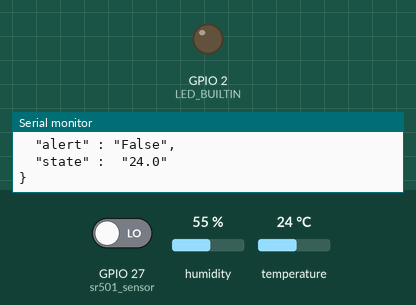
The sketch below on a simulated ESP32-C3. Parts: output pins drawn as LEDs (lit = HIGH), the last lines printed to the serial monitor. Inputs (shaded band) come from the test bench; at power-on: GPIO 27 (sr501_sensor) LOW, humidity 55 %, temperature 24 °C. WiFi joins after 1.5 s; servers stay silent unless stated; uploads are accepted with an empty reply.

Above: at 10.4 s.
10.5 s: GPIO 27 (sr501_sensor) driven HIGH
At 11.1 s:
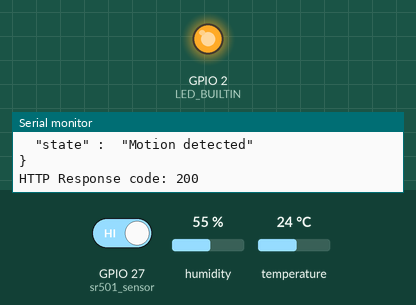
12.1 s: GPIO 27 (sr501_sensor) driven LOW
At 14.0 s:
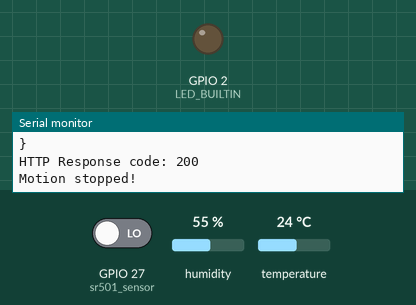
Timing chart, 0 to 15.5 s (numbered marks = the images above; inputs shaded):
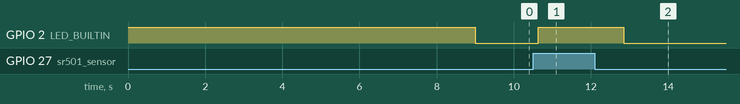

The sketch:

generic-firmware.ino
```cpp
//#define DS18B20_SENSOR         /* Defines if should build code for the DS18B20 temperature sensor */
#define DHT_SENSOR             /* Defines if should build code for the DHT type temperature & humidity sensors */
#define SR501_SENSOR           /* Defines if should build code for the SR501 movement sensor */

//#define WEB_SERVER             /* Defines if the code should build a web server, comment it out if not needed*/
#define HTTP_ENDPOINT_REGISTER /* Defines if should build code to register an HTTP endpoint. See function RegisterEndpoint */
#define HTTP_REPORTING_API     /* Defines if reporting API should be built. This doesn't cause anything but a bigger firmware */

#define SR501_SENSOR_ONLY_MOVEMENT /* Comment this if not only want movement reporting, but also when movement has stopped for the SR501 sensor */


/* TODO: I should fix this by instead of doing all this bunch of ifdefs within one file split into multiples */
/* Bah! Let's do that later */
#define JSON 1  /* See function SendJSON */
#define HTML 2  /* See function SendHTML */

#define WEB_RESPONSE JSON     /* Defines if the WEB_SERVER response should be either HTML or JSON */

#include <WiFi.h>

#ifdef WEB_SERVER
#include <WebServer.h>
#endif

#if defined(HTTP_ENDPOINT_REGISTER) || defined(HTTP_REPORTING_API)
#include <HTTPClient.h>
#endif

#ifdef DS18B20
#include <OneWire.h>
#include <DallasTemperature.h>
#endif

#ifdef DHT_SENSOR
#include "DHTesp.h"
#endif
/* ESP32 nodemcu with 38 pins has LED_BUILTIN in 2, while ESP32 C3 Supermicro has it in 8 */
#define LED_BUILTIN 2

/* Update the below */
const char *ssid = "";          /* Wifi Access Point ESSID */
const char *password = "";      /* Wifi Access Point ESSID WPA2 password */
const char *hostname = "";      /* How you want the ESP32 to register as */
const char *location = "";      /* Where is this device physically located. You can just put esp32 if you want here */
const char *servername = "";    /* When using HTTP_ENDPOINT_REGISTER or HTTP_REPORTING_API this is required, as it's the API/server endpoint hostname/ip */
const char *serverport = "80";  /* When using HTTP_ENDPOINT_REGISTER or HTTP_REPORTING_API this is required, as it's the API/server endpoint listening port*/

#ifdef WEB_SERVER
#define ROOT_CONNECT_HANDLER handle_OnConnect
#define NOT_FOUND_HANDLER handle_NotFound
#endif

#define DEBUG

#ifdef DEBUG
	#define DEBUG_PRINT(x) Serial.print(x)
	#define DEBUG_PRINTLN(x) Serial.println(x)
#else
	#define DEBUG_PRINT(x)
	#define DEBUG_PRINTLN(x)
#endif

#ifdef WEB_SERVER
WebServer server(80);
#endif

#ifdef SR501_SENSOR
const int sr501_sensor = 27; // GPIO where the SR501 data is connected to
int sr501_state = LOW;
#endif

#ifdef DS18B20_SENSOR
const int oneWireBus = 4;  // GPIO where the DS18B20 is connected to

// Setup a oneWire instance to communicate with any OneWire devices
OneWire oneWire(oneWireBus);

// Pass our oneWire reference to Dallas Temperature sensor
DallasTemperature DS18B20_sensors(&oneWire);
#endif

#ifdef DHT_SENSOR
#define DHTTYPE (DHTesp::DHT11)  // DHT 11
/*
#define DHTTYPE DHTesp::DHT21    // DHT 21 (AM2301)
#define DHTTYPE DHTesp::DHT22    // DHT 22 (AM2302), AM2321
*/
uint8_t pinDHT = 26;  // GPIO where the DHT data is connected to

DHTesp dht;
#endif

#ifdef HTTP_ENDPOINT_REGISTER
void RegisterEndpoint(String ip)
{
	HTTPClient httpc;
	DEBUG_PRINTLN("Registering " + String(hostname) + " as " + ip);
	String serverPath = "http://" + String(servername) + ":" + String(serverport) + "/api/register";
	uint8_t json_data[128];
	sprintf((char *)json_data, "{\n  \"addr\": \"%s\",\n  \"name\":  \"%s\",\n  \"source\": \"%s\"\n}", ip.c_str(), hostname, location);
	DEBUG_PRINTLN("Sending registration data to server:\n" + String((char*)json_data));
	httpc.begin(serverPath.c_str());
	httpc.addHeader("Content-Type", "application/json");
	int httpResponseCode = httpc.POST(json_data, strlen((char *)json_data));
	if (httpResponseCode > 0) {
		DEBUG_PRINTLN("HTTP Response code: " + String(httpResponseCode));
	}
	else {
		DEBUG_PRINTLN("Error code: " + String(httpResponseCode));
	}
}

String IpAddressToString(const IPAddress &ipAddress) {
	return String(ipAddress[0]) + "." + String(ipAddress[1]) + "." + String(ipAddress[2]) + "." + String(ipAddress[3]);
}
#endif

void ConnectWifi(void)
{
	int tryDelay = 1000;
	int numberOfTries = 20;

	pinMode(LED_BUILTIN, OUTPUT);
	digitalWrite(LED_BUILTIN, HIGH);

	delay(1000);
	WiFi.disconnect(true);

restart:
	delay(1000);

	DEBUG_PRINTLN("Connecting to WiFi: " + String(ssid) + "...");
	delay(5000);

	WiFi.setHostname(hostname);
	WiFi.begin(ssid, password);

	delay(2000);

	while (true) {

		switch (WiFi.status()) {
			case WL_NO_SSID_AVAIL:
				DEBUG_PRINTLN("[WiFi] SSID not found");
				break;
			case WL_CONNECT_FAILED:
				Serial.print("[WiFi] Failed - WiFi not connected! Reason: ");
				break;
			case WL_CONNECTION_LOST:
				DEBUG_PRINTLN("[WiFi] Connection was lost");
				break;
			case WL_SCAN_COMPLETED:
				DEBUG_PRINTLN("[WiFi] Scan is completed");
				break;
			case WL_DISCONNECTED:
				DEBUG_PRINTLN("[WiFi] WiFi is disconnected");
				delay(2000);
				break;
			case WL_CONNECTED:
				digitalWrite(LED_BUILTIN, LOW);
				DEBUG_PRINTLN("[WiFi] WiFi is connected!");
				DEBUG_PRINT("[WiFi] IP address: ");
				DEBUG_PRINTLN(WiFi.localIP());

#ifdef HTTP_ENDPOINT_REGISTER
				RegisterEndpoint(IpAddressToString(WiFi.localIP()));
#endif
				return;
			default:
				DEBUG_PRINT("[WiFi] WiFi Status: ");
				DEBUG_PRINTLN(WiFi.status());
				break;
		}
		delay(tryDelay);

		if (numberOfTries <= 0) {
			DEBUG_PRINTLN("[WiFi] Failed to connect to WiFi!");
			/* Force stop trying to connect */
			WiFi.mode(WIFI_OFF);
			delay(5000);
			goto restart;
		}
		else {
			numberOfTries--;
		}
	}
}

#ifdef WEB_SERVER
void InitWebServer(void)
{
	server.on("/", ROOT_CONNECT_HANDLER);
	server.onNotFound(NOT_FOUND_HANDLER);
	server.begin();
	DEBUG_PRINTLN("HTTP server started");
}
#endif


#ifdef SR501_SENSOR
void InitSR501(void)
{
	pinMode(sr501_sensor, INPUT);
	DEBUG_PRINTLN("SR501 sensor initialized");
}
#endif

#ifdef DHT_SENSOR
void InitDHT(void)
{
	dht.setup(pinDHT, DHTTYPE);
	DEBUG_PRINTLN("DHT sensor initialized");
}
#endif

#ifdef DS18B20_SENSOR
void InitDS18B20(void)
{
	DS18B20_sensors.begin();
	DEBUG_PRINTLN("DS18B20 sensor initialized");
}
#endif

void setup() {
	Serial.begin(115200);
	ConnectWifi();

#ifdef WEB_SERVER
	InitWebServer();
#endif

#ifdef DS18B20_SENSOR
	InitDS18B20();
#endif

#ifdef DHT_SENSOR
	InitDHT();
#endif

#ifdef SR501_SENSOR
	InitSR501();
#endif
}

/*You should modify from below */
void loop() {
	static int counter = 0;
#ifdef SR501_SENSOR
	DetectSR501Movement();
	delay(500);
	counter++;
#else
	counter = 600; /* If there's no SR501, just set the counter to 600 so we handle the climate sensors (if set) */
#endif
#if defined(WEB_SERVER) && !defined(HTTP_REPORTING_API)
	server.handleClient();  /* Hoping for the best... Need to test if handleClient is non-blocking, if not, all good, otherwise, I need some logic here to play with SR501 */
#endif
#if defined(HTTP_REPORTING_API) && !defined(WEB_SERVER)
	if (counter == 1 || counter == 600) { /* 600 = counter increments every 0.5, so these are 300 seconds = 5 minutes */
		HandleClimateSensors();
		counter = 1;
	}
#endif

#if (defined(DHT_SENSOR) || defined(DS18B20_SENSOR)) && !defined(SR501_SENSOR)  /* If there's no SR501 sensor, we just wait 5 minutes */
	delay(300000);
#endif
}

#ifdef HTTP_REPORTING_API
void ReportSensorStateChange(char *event_type, char *state)
{
	HTTPClient httpc;
	String serverPath = "http://" + String(servername) + ":" + String(serverport) + "/api/endpoint?device=" + String(hostname);
	uint8_t json_data[128];
	sprintf((char *)json_data, "{\n  \"device_name\": \"%s\",\n  \"event_type\" : \"%s\",\n  \"alert\" : \"%s\",\n  \"state\" :  \"%s\"\n}", hostname, event_type, "False", state);
	DEBUG_PRINTLN("Sending state to server:\n" + String((char*)json_data));
	httpc.begin(serverPath.c_str());
	httpc.addHeader("Content-Type", "application/json");
	int httpResponseCode = httpc.POST(json_data, strlen((char *)json_data));
	if (httpResponseCode > 0) {
		DEBUG_PRINTLN("HTTP Response code: " + String(httpResponseCode));
	}
	else {
		DEBUG_PRINT("Error code: " + String(httpResponseCode));
	}
}
#endif

#ifdef SR501_SENSOR
void DetectSR501Movement(void)
{
	int val;
	val = digitalRead(sr501_sensor);     // read sensor value
	if (val == HIGH) {                   // check if the sensor is HIGH
		digitalWrite(LED_BUILTIN, HIGH); // turn LED ON

		if (sr501_state == LOW) {
			DEBUG_PRINTLN("Motion detected!");
			sr501_state = HIGH; // update variable state to HIGH
			ReportSensorStateChange("movement", "Motion detected");
		}
	}
	else {
		digitalWrite(LED_BUILTIN, LOW); // turn LED OFF

		if (sr501_state == HIGH){
			DEBUG_PRINTLN("Motion stopped!");
			sr501_state = LOW; // update variable state to LOW
#if !defined(SR501_SENSOR_ONLY_MOVEMENT)
			ReportSensorStateChange("movement", "Motion stopped");
#endif
		}
	}
	delay(500);
}
#endif

#ifdef DS18B20_SENSOR
float ReadTempFromDS18B20(void)
{
	DS18B20_sensors.requestTemperatures();
	float temperatureC = DS18B20_sensors.getTempCByIndex(0);
	return temperatureC;
}
#endif

#ifdef WEB_SERVER
void handle_OnConnect() {
#if WEB_RESPONSE == HTML
	server.send(200, "text/html", SendHTML(""));
#elif WEB_RESPONSE == JSON
	server.send(200, "application/json", SendJSON(""));
#endif
}

void handle_NotFound() {
#if WEB_RESPONSE == HTML
	server.send(404, "text/plain", "Not found");
#elif WEB_RESPONSE == JSON
	server.send(404, "application/json", "{}");
#endif
}

// Generate the HTML content to display
String SendHTML(String something) {

#ifdef DS18B20_SENSOR
	float temperatureC = ReadTempFromDS18B20();
	DEBUG_PRINTLN("Temperature from DS18B20 (" + String(oneWireBus) + "): " + String(temperatureC));
#endif

#ifdef DHT_SENSOR
	TempAndHumidity data = dht.getTempAndHumidity();
	if (isnan(data.temperature) || isnan(data.humidity)) {
		DEBUG_PRINTLN("Failed to read from DHT sensor (" + String(pinDHT) + ")!");
	}
	else {
		DEBUG_PRINT("Temperature: ");
		DEBUG_PRINTLN(data.temperature);
		DEBUG_PRINT("Humidity: ");
		DEBUG_PRINTLN(data.humidity);
	}
#endif
	String ptr = "<!DOCTYPE html> <html>\n";
	ptr += "<head><meta name=\"viewport\" content=\"width=device-width, initial-scale=1.0, user-scalable=no\">\n";
	ptr += "<title>Landing page... You should tweak this</title>\n";
	ptr += "<style>html { font-family: Helvetica; display: inline-block; margin: 0px auto; text-align: center;}\n";
	ptr += "body{margin-top: 50px;} h1 {color: #444444;margin: 50px auto 30px;}\n";
	ptr += "p {font-size: 24px;color: #444444;margin-bottom: 10px;}\n";
	ptr += "</style>\n";
	ptr += "</head>\n";
	ptr += "<body>\n";
	ptr += "<div id=\"webpage\">\n";
	ptr += "<h1>Landing page... You should tweak my response now</h1>\n";
	ptr += "</div>\n";
	ptr += "</body>\n";
	ptr += "</html>\n";
	return ptr;
}

String SendJSON(String something)
{
#ifdef DS18B20_SENSOR
	float temperatureC = ReadTempFromDS18B20();
#endif

#ifdef DHT_SENSOR
	TempAndHumidity data = dht.getTempAndHumidity();
	if (isnan(data.temperature) || isnan(data.humidity)) {
		DEBUG_PRINTLN("Failed to read from DHT sensor (" + String(pinDHT) + ")!");
	}
	else {
		DEBUG_PRINT("Temperature: ");
		DEBUG_PRINTLN(data.temperature);
		DEBUG_PRINT("Humidity: ");
		DEBUG_PRINTLN(data.humidity);
	}
#endif

	uint8_t json_data[128];
	sprintf((char *)json_data, "{\n  \"tweak\": \"%s\",\n  \"response\" :  \"%s\"\n}", "my", "now");
	return String((char *)json_data);
}
#endif

#if defined(HTTP_REPORTING_API) && !defined(WEB_SERVER)
void HandleClimateSensors(void)
{
	char fdata[4];
#ifdef DS18B20_SENSOR
	float temperatureC = ReadTempFromDS18B20();
	DEBUG_PRINTLN("Temperature from DS18B20 (" + String(oneWireBus) + "): " + String(temperatureC));
	sprintf(fdata, "%.1f", temperatureC);
	ReportSensorStateChange("climate", String(temperatureC));
#endif

#ifdef DHT_SENSOR
	TempAndHumidity data = dht.getTempAndHumidity();
	if (isnan(data.temperature) || isnan(data.humidity)) {
		DEBUG_PRINTLN("Failed to read from DHT sensor (" + String(pinDHT) + ")!");
	}
	else {
		DEBUG_PRINT("Temperature: ");
		DEBUG_PRINTLN(data.temperature);
		DEBUG_PRINT("Humidity: ");
		DEBUG_PRINTLN(data.humidity);
		sprintf(fdata, "%.1f", data.temperature);
		ReportSensorStateChange("climate", fdata);
		sprintf(fdata, "%.1f", data.humidity);
		ReportSensorStateChange("humidity", fdata);
	}
#endif
}
#endif
```

Measured:
- after the input at 10.5 s, GPIO 2 (LED_BUILTIN): LOW → HIGH after 0.14 s
- after the input at 12.1 s, GPIO 2 (LED_BUILTIN): HIGH → LOW after 0.75 s
